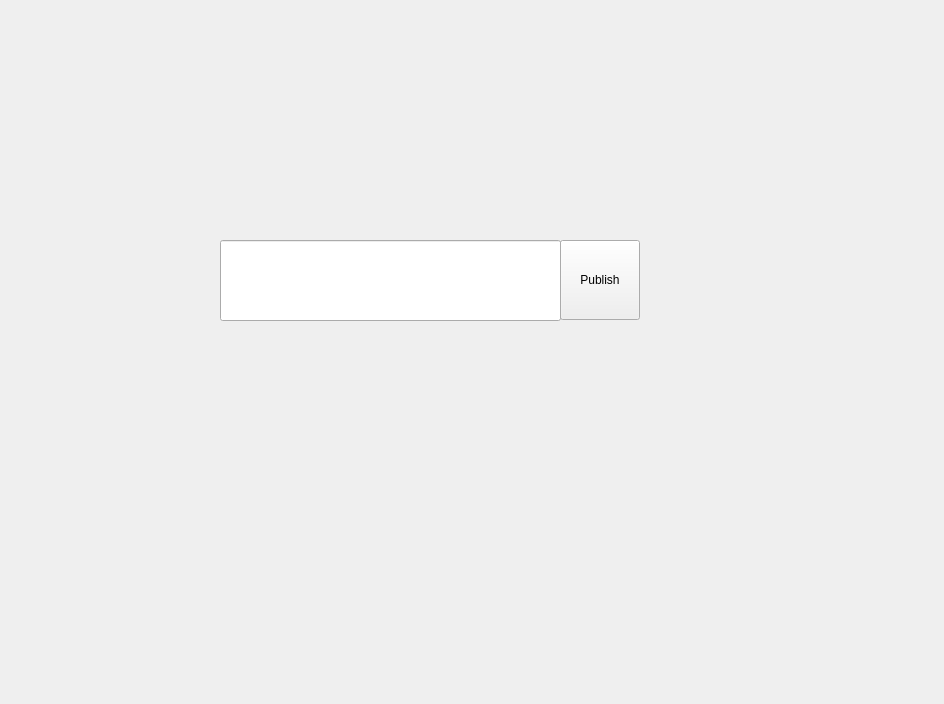
<?xml version="1.0" encoding="UTF-8"?>
<ui version="4.0">
 <class>MainWindowDesign</class>
 <widget class="QMainWindow" name="MainWindowDesign">
  <property name="geometry">
   <rect>
    <x>0</x>
    <y>0</y>
    <width>944</width>
    <height>704</height>
   </rect>
  </property>
  <property name="windowTitle">
   <string>QRosApp</string>
  </property>
  <property name="windowIcon">
   <iconset>
    <normaloff>:/images/icon.png</normaloff>:/images/icon.png</iconset>
  </property>
  <property name="locale">
   <locale language="English" country="Australia"/>
  </property>
  <widget class="QWidget" name="centralwidget">
   <widget class="QPushButton" name="publish">
    <property name="geometry">
     <rect>
      <x>560</x>
      <y>240</y>
      <width>80</width>
      <height>80</height>
     </rect>
    </property>
    <property name="text">
     <string>Publish</string>
    </property>
   </widget>
   <widget class="QLineEdit" name="talker">
    <property name="geometry">
     <rect>
      <x>220</x>
      <y>240</y>
      <width>341</width>
      <height>81</height>
     </rect>
    </property>
   </widget>
   <widget class="QLabel" name="listener">
    <property name="geometry">
     <rect>
      <x>220</x>
      <y>90</y>
      <width>421</width>
      <height>151</height>
     </rect>
    </property>
    <property name="text">
     <string/>
    </property>
   </widget>
  </widget>
  <action name="action_Quit">
   <property name="text">
    <string>&amp;Quit</string>
   </property>
   <property name="shortcut">
    <string>Ctrl+Q</string>
   </property>
   <property name="shortcutContext">
    <enum>Qt::ApplicationShortcut</enum>
   </property>
  </action>
  <action name="action_Preferences">
   <property name="text">
    <string>&amp;Preferences</string>
   </property>
  </action>
  <action name="actionAbout">
   <property name="text">
    <string>&amp;About</string>
   </property>
  </action>
  <action name="actionAbout_Qt">
   <property name="text">
    <string>About &amp;Qt</string>
   </property>
  </action>
 </widget>
 <resources/>
 <connections>
  <connection>
   <sender>action_Quit</sender>
   <signal>triggered()</signal>
   <receiver>MainWindowDesign</receiver>
   <slot>close()</slot>
   <hints>
    <hint type="sourcelabel">
     <x>-1</x>
     <y>-1</y>
    </hint>
    <hint type="destinationlabel">
     <x>399</x>
     <y>299</y>
    </hint>
   </hints>
  </connection>
 </connections>
</ui>
